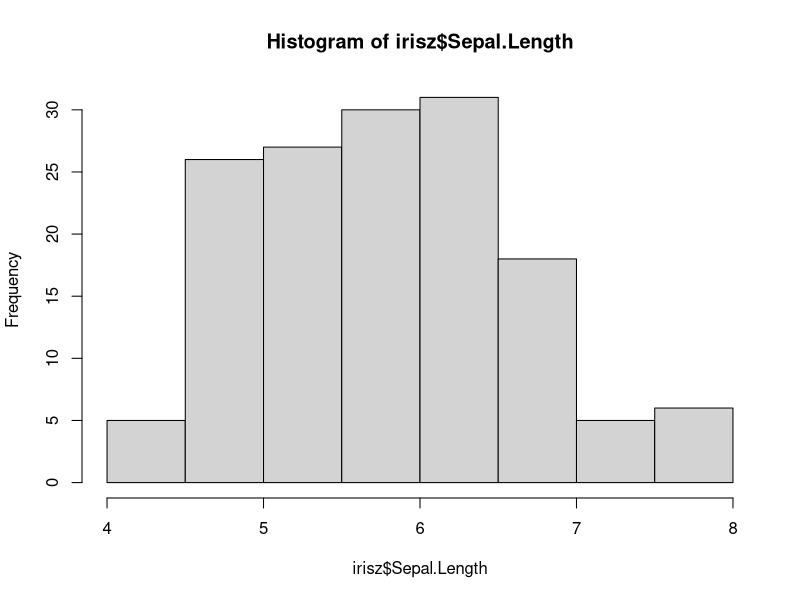
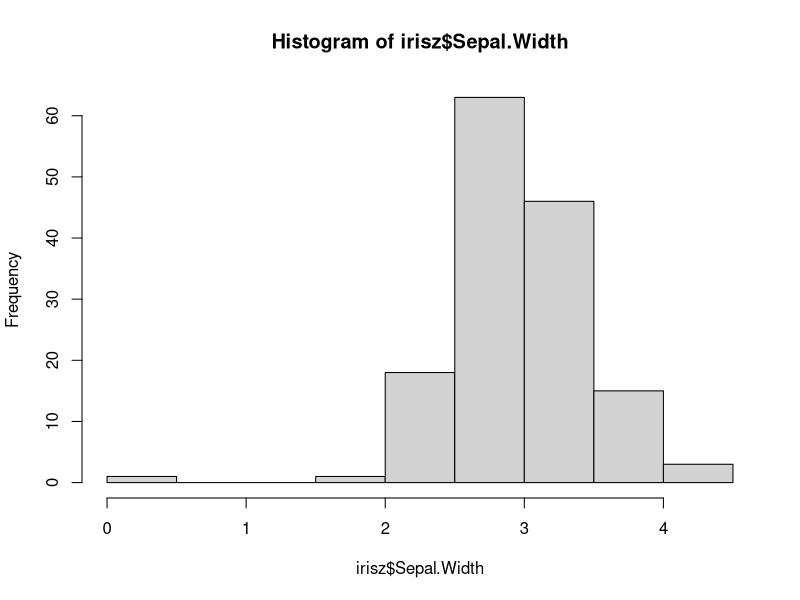
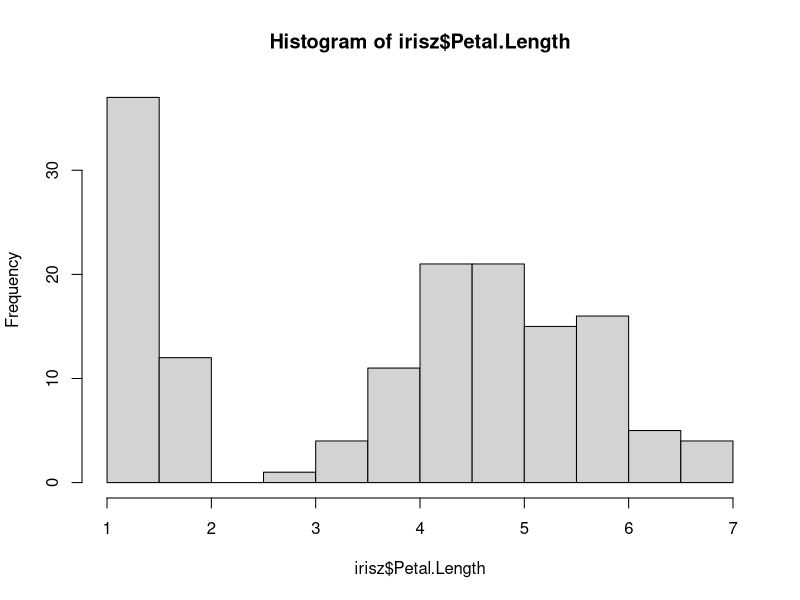
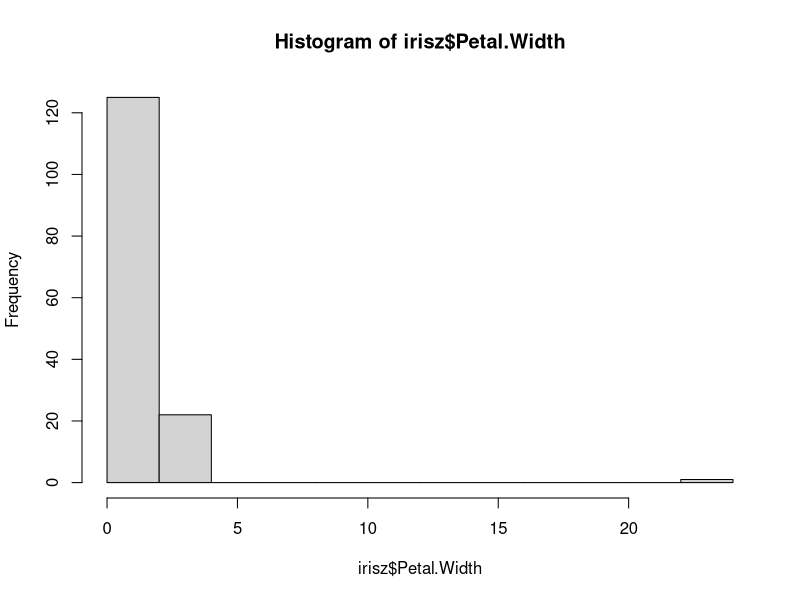

These figures' R source, in order:
## ---- chunk 1
irisz <- read.csv("data/iris.csv")
head(irisz)
## ---- chunk 2
head(irisz$Species)
## ---- chunk 3
irisz <- read.csv("data/iris.csv", stringsAsFactors = TRUE)
head(irisz$Species)
head(irisz$Location)
## ---- chunk 4
irisz <- read.csv("data/iris.csv", col.names = c("sep_len", "sep_wid", "pet_len", "pet_wid", "species", "loc"))
head(irisz)
## ---- chunk 5
str(irisz)
summary(irisz)
## ---- chunk 6
unique(irisz$sep_len)
## ---- chunk 7
irisz <- read.csv("data/iris.csv", na.strings = c("", "n/a"), stringsAsFactors = TRUE)
head(irisz)
## ---- chunk 8
str(irisz)
summary(irisz)
## ---- chunk 9
hist(irisz$Sepal.Length)
hist(irisz$Sepal.Width)
## ---- chunk 10
hist(irisz$Petal.Length)
hist(irisz$Petal.Width)
## ---- chunk 11
head(irisz$Sepal.Length)
## ---- chunk 12
x <- 1:10
scale(x)
scale(x, center = FALSE)
scale(x, scale = FALSE)
## ---- chunk 13
head(scale(irisz$Sepal.Length))
## ---- chunk 14
library(scales)
rescale(x)        
